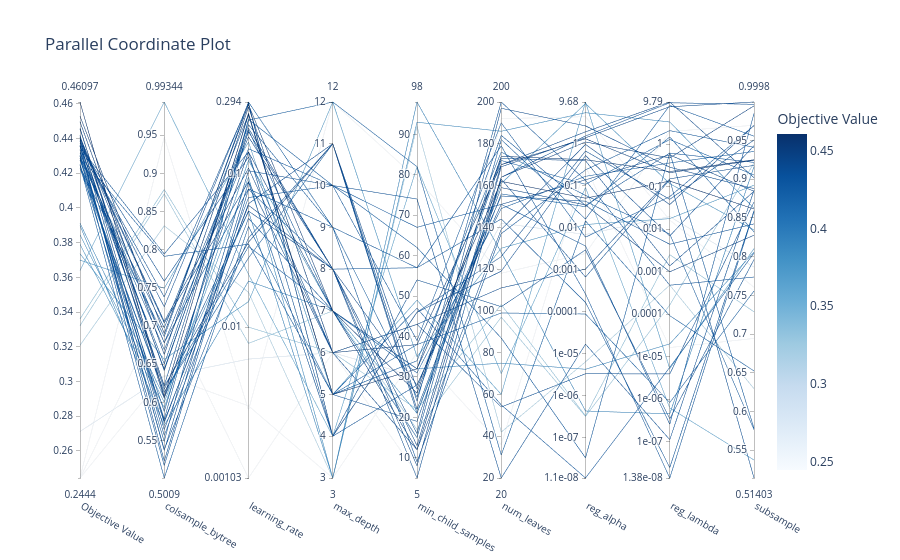

Here is the notebook cell this chart was saved with:
### Code cell
# Coordenadas paralelas
plot_parallel_coordinate(study).show()
